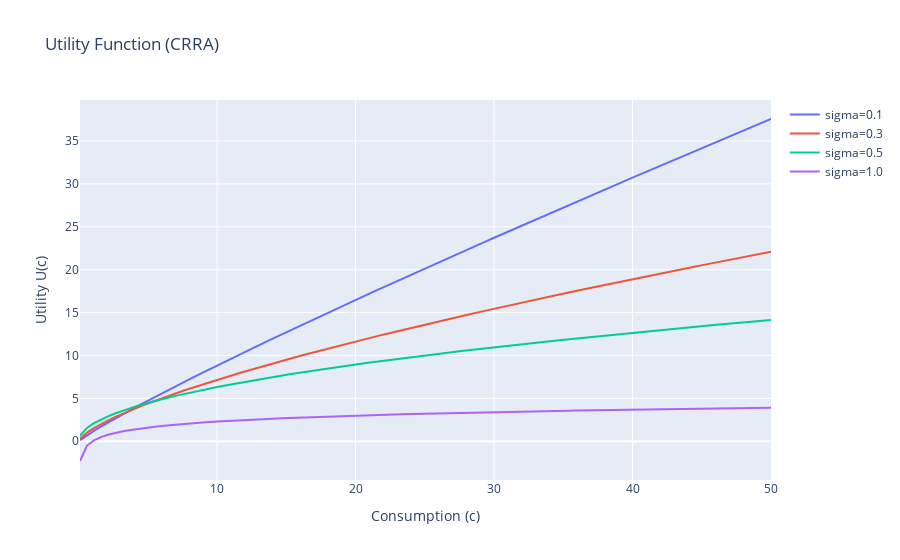

Notebook code for this chart:
### Markdown cell above
We plot the utility function for differents levels of risk aversion.

### Code cell
c = np.linspace(0.1,50,100)
sigmas = np.array([0.1,0.3,0.5,1])

fig = go.Figure()

for sigma in sigmas:
    utilities = utility(c,sigma)
    fig.add_trace(go.Scatter(
        x=c,
        y=utilities,
        mode='lines',
        name=f'sigma={sigma}'
))

fig.update_layout(
    title="Utility Function (CRRA)",
    xaxis_title="Consumption (c)",
    yaxis_title="Utility U(c)")
fig.show()
